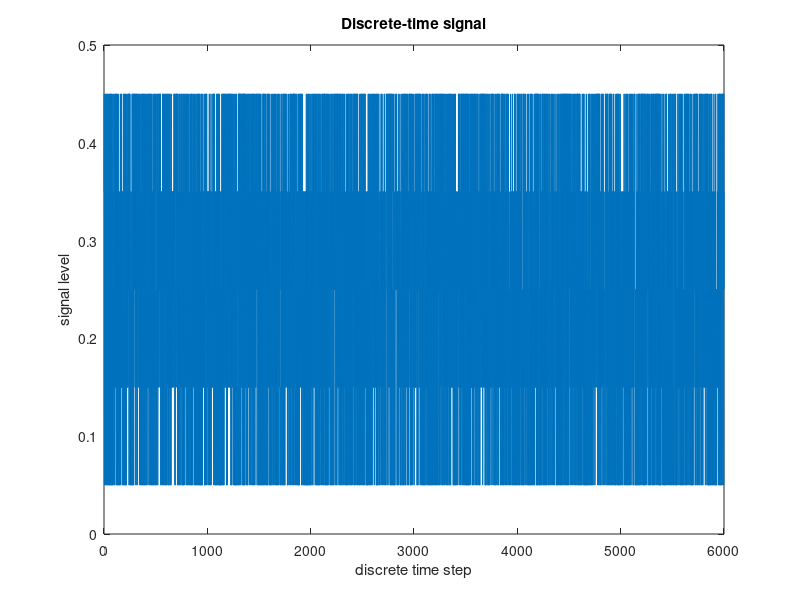
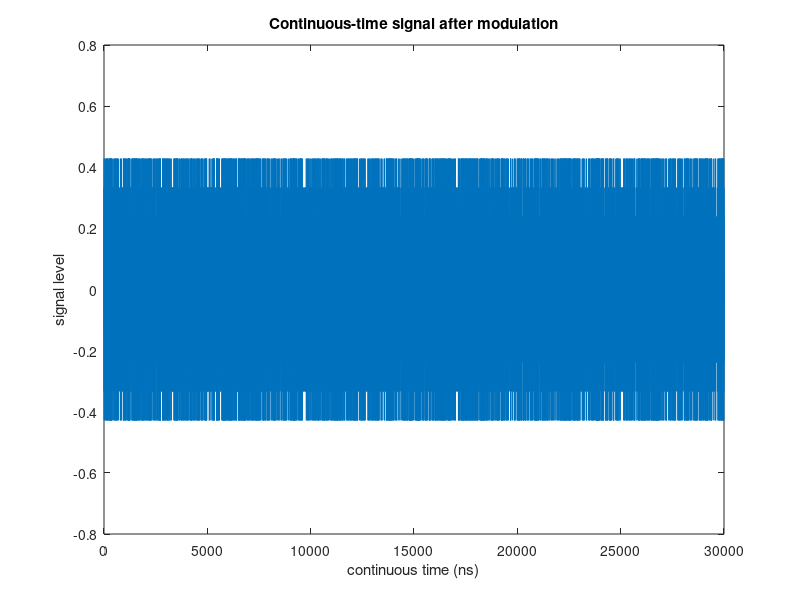

The MATLAB source for these figures, in order:
% This is a MATLAB script that is used to generate the Mumax3 code for the 
% input of applied magnetic field (i.e., input signal).

% This function will generate a text file that contains the appropriate
% Mumax3 code for the simulation of input fields for the spintronic reservoir.


clear
close all
clc

%% Input parameters
rng(1010) % assign a random seed.

% discrete-time data settings
N_length = 6000; % define the length of the input data
values = [0.05, 0.15, 0.25, 0.35, 0.45]; % define the possible values of the input data.

% discrete to continuous time conversion parameters
f_c = 20; % frequency of the oscillatory magnetic field (in GHz)
T_number = 1; % number of periods modulated for each discrete-time data symbols.
time_step = 0.01; % interpolation time step.

%% Generate the discrete-time input data signals
Save_file_name = 'input_data.mat';
randomArray = randsample(values, N_length, true);
% save the discrete-time input signal data.
save(Save_file_name,"randomArray")

%% Convert discrete-time symbols to continuous-time field values

T_c = 1/f_c/time_step; % ompute number of interplolated time steps for one continuous-time period.
T_symbol = T_number*T_c; % compute number of interplolated time steps for one continuous-time symbol.

tt = 0:0.01:0.01*N_length*T_symbol; % define the total continuous-time array.

% amplitude modulation by sine waves.
Cont_input_signal = zeros(1,N_length/f_c/time_step);
for i = 1:N_length
    for j = 1:T_symbol
        Cont_input_signal((i-1)*T_symbol + j) = randomArray(i) * sin(2*pi*f_c*tt((i-1)*T_symbol + j));
    end
end


%% Differentiation to obtain appropriate magnetic field

H_input = normalize(diff(Cont_input_signal));

%% Figure plots for check

figure;
plot(randomArray)
xlabel('discrete time step')
ylabel('signal level')
title('Discrete-time signal')

figure;
plot(Cont_input_signal)
xlabel('continuous time (ns)')
ylabel('signal level')
title('Continuous-time signal after modulation')


%% Write the script of input magnetic field for Mumax3 simulation.

% Open the text file for writing
fileID = fopen('input_magnetic_field.txt', 'w');
for i = 1:length(tt)-3
    H_diff = H_input(i+1)-H_input(i);
    delta_t = 0.01e-9;
    H_grad = H_diff/delta_t;
    H_bias = H_input(i)-H_grad*tt(i)*1e-9;
    fprintf(fileID, 't = %fe-9\n', tt(i));
    fprintf(fileID, 'B_ext = vector(0, 0, B_in*(%f*t+(%f)))\n', H_grad,H_bias);
    fprintf(fileID, 'tableautosave(1e-11)\n');
    fprintf(fileID, 'run(0.01e-9)\n\n');
end

fclose(fileID);
